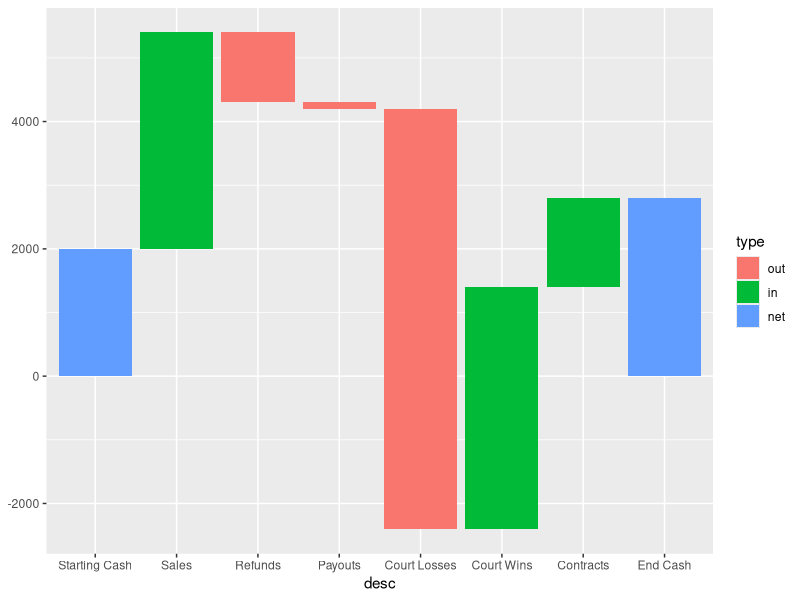

Reproduce this figure in R.
library(ggplot2)

strwr <- function(str) gsub(" ", "\n", str)

balance <- data.frame(desc = c("Starting Cash", "Sales", "Refunds", "Payouts", "Court Losses", "Court Wins", "Contracts", "End Cash"), 
                        amount = c(2000, 3400, -1100, -100, -6600, 3800, 1400, 2800))


balance$desc <- factor(balance$desc, levels = balance$desc)

balance$id <- seq_along(balance$amount)

balance$type <- ifelse(balance$amount > 0, "in", "out")
balance$type <- factor(balance$type, levels = c("out", "in", "net"))

balance[balance$desc %in% c("Starting Cash", "End Cash"), "type"] <- "net"

balance$end <- cumsum(balance$amount)
balance$end <- c(head(balance$end, -1), 0)
balance$start <- c(0, head(balance$end, -1))
balance <- balance[, c(3, 1, 4, 6, 5, 2)]



ggplot(balance, aes(desc, fill = type)) + 
  geom_rect(aes(x = desc, xmin = id - 0.45, xmax = id + 0.45, ymin = end, ymax = start))
